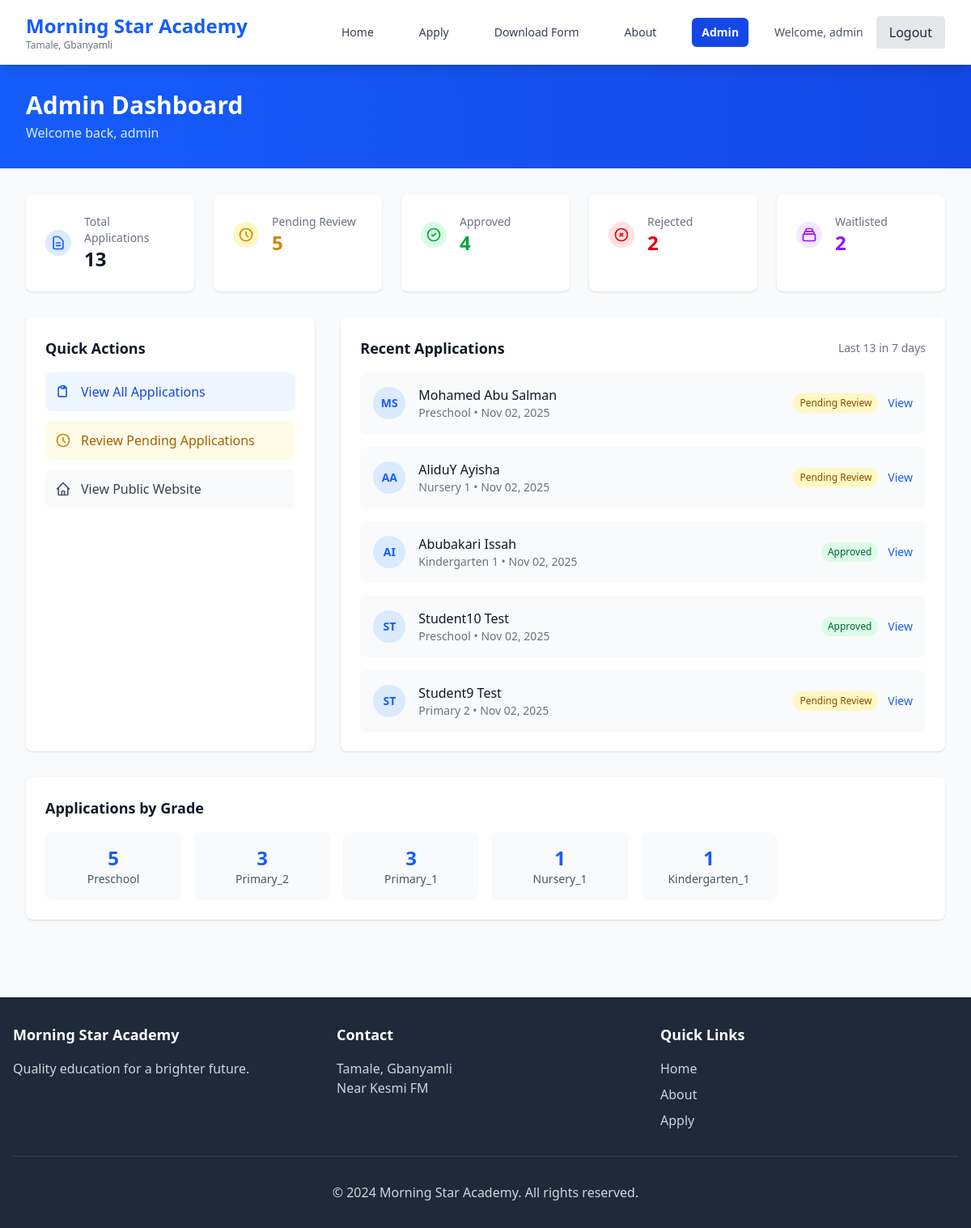
The app's page /admin-portal/ (signed in), older data.
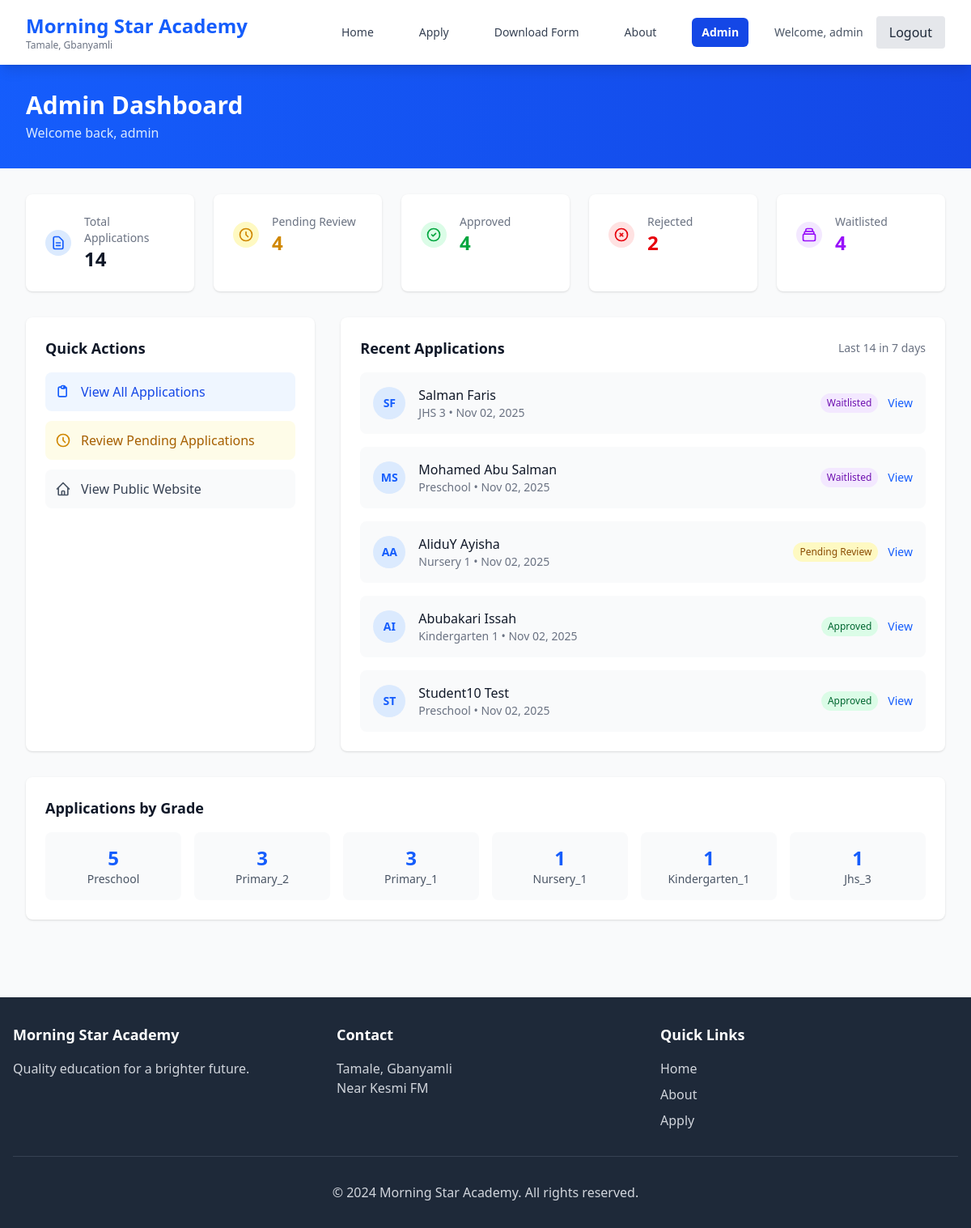
The same page, newer data.
### applications/models.py (models this page shows, shortened)
class Application(models.Model):
    STATUS_CHOICES = [
        ('pending', 'Pending Review'),
        ('approved', 'Approved'),
        ('rejected', 'Rejected'),
        ('waitlist', 'Waitlisted'),
    ]
    GENDER_CHOICES = [
        ('M', 'Male'),
        ('F', 'Female'),
    ]
    GRADE_CHOICES = [
        ('preschool', 'Preschool'),
        ('nursery_1', 'Nursery 1'),
        ('nursery_2', 'Nursery 2'),
        ('kindergarten_1', 'Kindergarten 1'),
        ('kindergarten_2', 'Kindergarten 2'),
        ('primary_1', 'Primary 1'),
        ('primary_2', 'Primary 2'),
        ('primary_3', 'Primary 3'),
        ('primary_4', 'Primary 4'),
        ('primary_5', 'Primary 5'),
        ('primary_6', 'Primary 6'),
        ('jhs_1', 'JHS 1'),
        ('jhs_2', 'JHS 2'),
        ('jhs_3', 'JHS 3'),
    ]
    RELATIONSHIP_CHOICES = [
        ('father', 'Father'),
        ('mother', 'Mother'),
        ('guardian', 'Guardian'),
        ('grandparent', 'Grandparent'),
        ('uncle', 'Uncle'),
        ('aunt', 'Aunt'),
        ('other', 'Other'),
    ]
    reference_number = models.CharField(max_length=20, unique=True, blank=True)
    created_at = models.DateTimeField(auto_now_add=True)
    updated_at = models.DateTimeField(auto_now=True)
    status = models.CharField(max_length=20, choices=STATUS_CHOICES, default='pending')
    student_first_name = models.CharField(max_length=100, verbose_name="Student's First Name")
    student_last_name = models.CharField(max_length=100, verbose_name="Student's Last Name")
    student_date_of_birth = models.DateField(verbose_name="Student's Date of Birth")
    student_gender = models.CharField(max_length=10, choices=GENDER_CHOICES, verbose_name="Student's Gender")
    student_place_of_birth = models.CharField(max_length=200, verbose_name="Student's Place of Birth")
    previous_school = models.CharField(max_length=200, blank=True, verbose_name="Previous School (if any)")
    grade_applying_for = models.CharField(max_length=50, choices=GRADE_CHOICES, verbose_name="Grade Applying For")
    guardian_first_name = models.CharField(max_length=100, verbose_name="Guardian's First Name")
    guardian_last_name = models.CharField(max_length=100, verbose_name="Guardian's Last Name")
    guardian_relationship = models.CharField(max_length=50, choices=RELATIONSHIP_CHOICES, verbose_name="Relationship to Student")
    guardian_phone = models.CharField(max_length=20, verbose_name="Guardian's Phone Number")
    guardian_email = models.EmailField(verbose_name="Guardian's Email Address")
    guardian_address = models.TextField(verbose_name="Guardian's Address")
    guardian_occupation = models.CharField(max_length=100, verbose_name="Guardian's Occupation")
    emergency_contact_name = models.CharField(max_length=100, verbose_name="Emergency Contact Name")
    emergency_contact_phone = models.CharField(max_length=20, verbose_name="Emergency Contact Phone")
    emergency_contact_relationship = models.CharField(max_length=50, verbose_name="Emergency Contact Relationship")
    medical_conditions = models.TextField(blank=True, verbose_name="Medical Conditions/Allergies (if any)")
    special_requirements = models.TextField(blank=True, verbose_name="Special Educational Requirements (if any)")
    additional_notes = models.TextField(blank=True, verbose_name="Additional Notes")
    class Meta:
        ordering = ['-created_at']
        verbose_name = "Application"
        verbose_name_plural = "Applications"
    @property
    def student_full_name(self):
        return f"{self.student_first_name} {self.student_last_name}"

### administration/views.py (the view)
# urls.py: path('', views.DashboardView.as_view(), name='dashboard'),
class DashboardView(StaffRequiredMixin, TemplateView):
    template_name = 'administration/dashboard.html'
    def get_context_data(self, **kwargs):
        context = super().get_context_data(**kwargs)
        total_applications = Application.objects.count()
        pending_applications = Application.objects.filter(status='pending').count()
        approved_applications = Application.objects.filter(status='approved').count()
        rejected_applications = Application.objects.filter(status='rejected').count()
        waitlist_applications = Application.objects.filter(status='waitlist').count()
        week_ago = timezone.now() - timedelta(days=7)
        recent_applications = Application.objects.filter(created_at__gte=week_ago).count()
        grade_stats = Application.objects.values('grade_applying_for').annotate(
            count=Count('id')
        ).order_by('-count')
        latest_applications = Application.objects.select_related().order_by('-created_at')[:5]
        context.update({
            'total_applications': total_applications,
            'pending_applications': pending_applications,
            'approved_applications': approved_applications,
            'rejected_applications': rejected_applications,
            'waitlist_applications': waitlist_applications,
            'recent_applications': recent_applications,
            'grade_stats': grade_stats,
            'latest_applications': latest_applications,
        })
        return context

### administration/views.py (called while the page is built)
    def test_func(self):
        return self.request.user.is_staff

### templates/administration/dashboard.html (shortened to what the changed rows need)
{% extends 'base.html' %}
{% block content %}
<section class="bg-gradient-to-r from-blue-600 to-blue-700 py-8">
    <div class="max-w-7xl mx-auto px-4 sm:px-6 lg:px-8">
        <div class="flex items-center justify-between">
            <div>
                <h1 class="text-3xl font-bold text-white">Admin Dashboard</h1>
            </div>
        </div>
    </div>
</section>
<section class="py-8 bg-gray-50">
    <div class="max-w-7xl mx-auto px-4 sm:px-6 lg:px-8">
        <div class="grid grid-cols-1 md:grid-cols-2 lg:grid-cols-5 gap-6 mb-8">
            <div class="bg-white rounded-lg shadow p-6">
                <div class="flex items-center">
                    <div class="ml-4">
                        <p class="text-sm font-medium text-gray-500">Total Applications</p>
                        <p class="text-2xl font-bold text-gray-900">{{ total_applications }}</p>
                    </div>
                </div>
            </div>
            <div class="bg-white rounded-lg shadow p-6">
                <div class="flex items-center">
                    <div class="ml-4">
                        <p class="text-sm font-medium text-gray-500">Pending Review</p>
                        <p class="text-2xl font-bold text-yellow-600">{{ pending_applications }}</p>
                    </div>
                </div>
            </div>
            <div class="bg-white rounded-lg shadow p-6">
                <div class="flex items-center">
                    <div class="ml-4">
                        <p class="text-sm font-medium text-gray-500">Waitlisted</p>
                        <p class="text-2xl font-bold text-purple-600">{{ waitlist_applications }}</p>
                    </div>
                </div>
            </div>
        </div>
        <div class="grid grid-cols-1 lg:grid-cols-3 gap-8">
            <div class="lg:col-span-2 bg-white rounded-lg shadow p-6">
                <div class="flex items-center justify-between mb-4">
                    <h3 class="text-lg font-semibold text-gray-900">Recent Applications</h3>
                    <span class="text-sm text-gray-500">Last {{ recent_applications }} in 7 days</span>
                </div>
                {% if latest_applications %}
                <div class="space-y-4">
                    {% for application in latest_applications %}
                    <div class="flex items-center justify-between p-4 bg-gray-50 rounded-lg">
                        <div class="flex items-center">
                            <div class="w-10 h-10 bg-blue-100 rounded-full flex items-center justify-center mr-4">
                                <span class="text-blue-600 font-semibold text-sm">
                                    {{ application.student_first_name|first }}{{ application.student_last_name|first }}
                                </span>
                            </div>
                            <div>
                                <p class="font-medium text-gray-900">{{ application.student_full_name }}</p>
                                <p class="text-sm text-gray-500">
                                    {{ application.get_grade_applying_for_display }} •
                                    {{ application.created_at|date:"M d, Y" }}
                                </p>
                            </div>
                        </div>
                        <div class="flex items-center space-x-3">
                            <span class="px-2 py-1 text-xs font-medium rounded-full
                                        {% if application.status == 'pending' %}bg-yellow-100 text-yellow-800
                                        {% elif application.status == 'approved' %}bg-green-100 text-green-800
                                        {% elif application.status == 'rejected' %}bg-red-100 text-red-800
                                        {% elif application.status == 'waitlist' %}bg-purple-100 text-purple-800
                                        {% endif %}">
                                {{ application.get_status_display }}
                            </span>
                            <a href="{% url 'administration:application_detail' application.pk %}"
                                class="text-blue-600 hover:text-blue-800 text-sm font-medium">
                                View
                            </a>
                        </div>
                    </div>
                    {% endfor %}
                </div>
                {% endif %}
            </div>
        </div>
        {% if grade_stats %}
        <div class="mt-8 bg-white rounded-lg shadow p-6">
            <div class="grid grid-cols-2 md:grid-cols-4 lg:grid-cols-6 gap-4">
                {% for grade in grade_stats %}
                <div class="text-center p-4 bg-gray-50 rounded-lg">
                    <p class="text-2xl font-bold text-blue-600">{{ grade.count }}</p>
                    <p class="text-sm text-gray-600">{{ grade.grade_applying_for|title }}</p>
                </div>
                {% endfor %}
            </div>
        </div>
        {% endif %}
    </div>
</section>
{% endblock %}

Row changes from the older to the newer data that the page shows:
no longer on this page (row unchanged): Application: student_first_name|first "S", student_last_name|first "T", student_full_name "Student9 Test", grade_applying_for "Primary 2", created_at "Nov 02, 2025", status "Pending Review"
added Application: student_first_name|first "S", student_last_name|first "F", student_full_name "Salman Faris", grade_applying_for "JHS 3", created_at "Nov 02, 2025", status "Waitlisted"
changed Application "Mohamed Abu Salman": status "Pending Review" → "Waitlisted"
Text that changed along with them:
{{ total_applications }}: "13" → "14"
{{ pending_applications }}: "5" → "4"
{{ waitlist_applications }}: "2" → "4"
{{ recent_applications }}: "13" → "14"
new list line: "1 Jhs_3"
